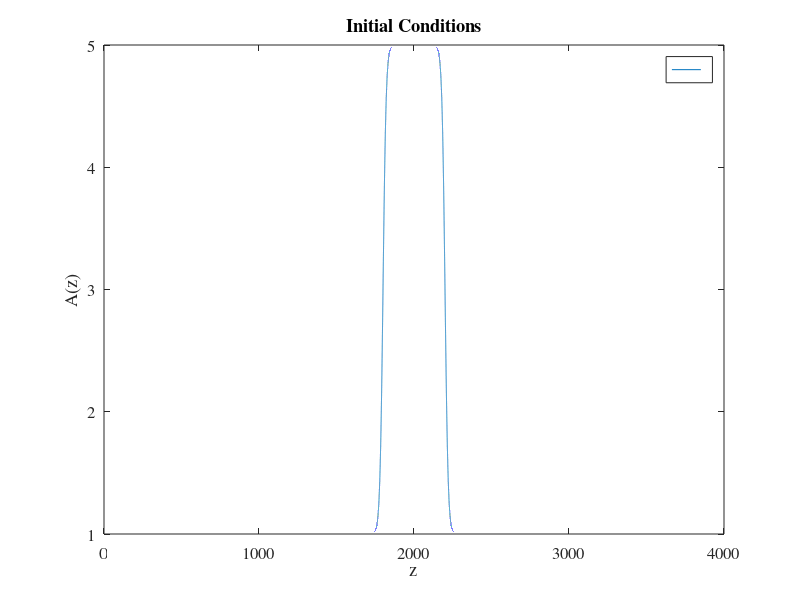

MATLAB code for this plot:
% Driver script for running the conduit equation solver
% conduit_solver.m
% Edited on 2017/07/12 by MM & NF
save_on  = 1;  % Set to nonzero if you want to run the solver, set
                % to 0 if you want to plot
periodic = 1; % set to nonzero to run periodic solver (no BCs need)
              % set to 0 to run solver with time-dependent BCs                
plot_on  = 1;  % Set to 1 if you want to plot just before and just
                % after (possibly) calling the solver          
check_IC = 1; % Set to nonzero to plot the ICs and BCs without running the solver

amaxes = 1:1:4;
ws = 100:100:400;

[AMAXES WS] = meshgrid(amaxes,ws);

for ii = 1:numel(AMAXES);
    
    

% Numerical Parameters
Amax     = AMAXES(ii);     % Height of the box
w        = WS(ii);   % Width of the box
v        = 5*Amax;     % Edges of the box (how smooth the edges are) Possible Radiation Reducer
tmax     = 500;    % Solver will run from t=0 to t=tmax
zmax     = 1000*Amax;     % Solver will solve on domain z=0 to z=zmax
z0       = zmax/2;   % Center of the box
numout   = round(tmax);           % Number of output times
t        = linspace(0,tmax,numout);  % Desired output times
dzinit =  1/100; % Spatial Discretization for most accurate runs
                  % With O(h^4), 0.1 gives 10^{-3} max error over t= [0,53]
Nz       = round(zmax/dzinit);
if periodic
    dz       = zmax/Nz;    % Spatial  discretization
else
    dz       = zmax/(Nz+1);    % Spatial  discretization
end
    h        = 4   ;           % Order of method used     

%% PDE Initial and Boundary Conditions
f = @(z) ones(size(z))+Amax/2*(tanh((z-z0+w/2)/v)-tanh((z-z0-w/2)/v));
% The initial condition 
    ic_type = '';
    if periodic
        bc_type = 'periodic';
    else
        bc_type = 'time_dependent';
    end

%% Create directory run will be saved to
data_dir = ['.\MATLABdata\data\conduit_eqtn\',...
            '_tmax_',  num2str(round(tmax)),...
            '_zmax_', num2str(round(zmax)),...
            '_Nz_',   num2str(Nz),...
            '_Amax_', num2str(Amax),...
            '_z0_',   num2str(z0),...
            '_w_',    num2str(w),...
            '_v_',    num2str(v),...
            '_order_',num2str(h),...
            '_init_condns_',ic_type,...
            '_bndry_condns_',bc_type,...
            '/'];
% Create the data directory if necessary
if ~exist(data_dir,'dir')
    mkdir(data_dir);
else
    disp(['Warning, directory ',data_dir]);
    disp('already exists, possibly overwriting data');
end

savefile = sprintf('%sparameters.mat',data_dir);

%% If chosen, run the solver using the parameters and conditions above
if save_on
    % Load initial data
      zplot  = dz*[1:Nz];
      tplot  = linspace(0,tmax,floor(tmax*10));
      A_init = f(zplot);
    if plot_on
        % Plot initial conditions and boundary conditions
        fontsize = 12;
        figure(1); clf;
        if ~periodic
            subplot(3,1,1);
        end
            plot(zplot,A_init); xlabel('z'); ylabel('A(z)'); 
            title('Initial Conditions');
        if ~periodic
        subplot(3,1,2);
            plot(tplot,g0(tplot),tplot,g1(tplot));
            xlabel('t'); ylabel('A(t)'); title('Boundary Conditions');
            legend('At z=0','At z=zmax');
        subplot(3,1,3);
            plot(tplot,dg0(tplot),tplot,dg1(tplot));
            xlabel('t'); ylabel('A(t)'); title('Derivs of Boundary Conditions');
            legend('At z=0','At z=zmax');
        end
        set(gca,'fontsize',fontsize,'fontname','times');
        pause(0.25);
        if check_IC
            legend(ic_type);
            drawnow;
            continue;
            return;
        end
    end
    
    if periodic
    % Save parameters
        save(savefile,'t','Nz','dz','zmax','f','periodic');
    % Run timestepper
        conduit_solver_periodic( t, zmax, Nz, h, f, data_dir );      
    else    
    % Save parameters
        save(savefile,'t','Nz','dz','zmax','g0','dg0','g1','dg1','f','periodic');
    % Run timestepper
        conduit_solver( t, zmax, Nz, h, g0, dg0, g1, dg1, f, data_dir );
    end
else
    load(savefile);
end

%% If chosen, plot data associated with the parameters and conditions above
if plot_on
    disp('Calculating maximum time increment in saved data files...');
    for ii=1:length(t)+1
        [fid,foo] = fopen(strcat(data_dir,num2str(ii,'%05d.mat')),'r');
        if fid == -1 % File does not exist
            tm = ii-1;
            disp(['Maximum time = ',num2str(t(tm))]);
            break;
        end
        fclose(fid);
    end
    if ii == length(t)
        disp(['Maximum time = ',num2str(t(tm))]);
    end
    % Get rid of larger t values
    t = t(1:tm);
    if periodic
        zplot  = dz:dz:zmax;
    else
        zplot  = dz:dz:zmax-dz;
    end
    A_full = zeros(length(t)-1,length(zplot));
    % Load first time step
    load(strcat(data_dir,num2str(0,'%05d')),'A_init');
        fontsize = 12;
        fig=figure(2); clf;
        plot(zplot,A_init);
        qaxis = axis;
        title(['Time: ',num2str(t(1))]);
        set(gca,'fontsize',fontsize,'fontname','times');
        drawnow
%         input('Return');
    %Plot subsequent time steps
    for tind=2:tm
        load(strcat(data_dir,num2str(tind,'%05d')),'A','tnow');
        fontsize = 12;
        fig=figure(2); clf;
        plot(zplot,A);
        A_full(tind-1,:) = A;
        axis(qaxis)
        hold off;
        title(['Time: ',num2str(tnow)]);
        set(gca,'fontsize',fontsize,'fontname','times');
        drawnow;
    end

end
end